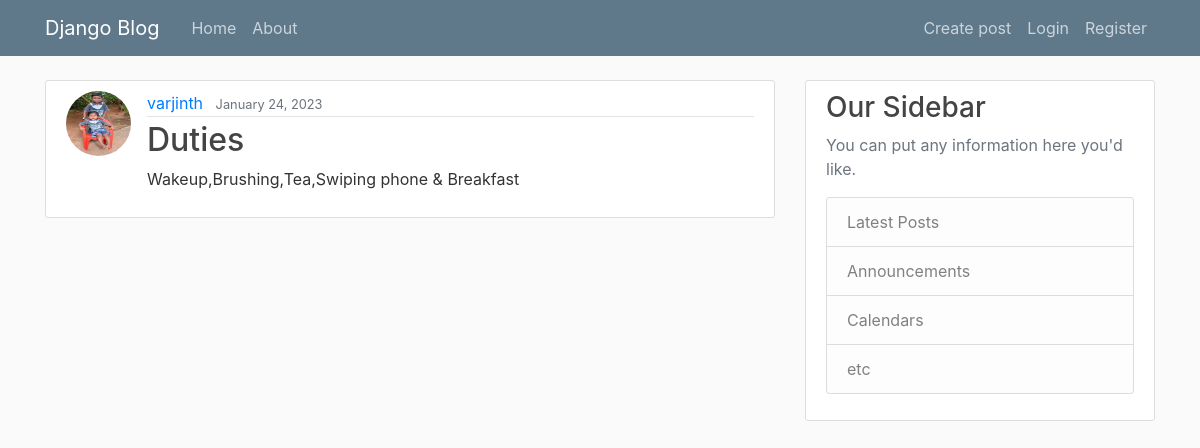
The app's page /post/1/ with its own data.
### user/models.py (models this page shows, shortened)
class Post(models.Model):
    title=models.CharField(max_length=100)
    content=models.TextField()
    date_posted= models.DateTimeField(default=timezone.now)
    author= models.ForeignKey(User, on_delete=models.CASCADE)

### others/models.py (models this page shows, shortened)
class Profile(models.Model):
    user= models.OneToOneField(User, on_delete=models.CASCADE)
    image= models.ImageField(default="default.jpg", upload_to="profile_pics")

### user/views.py (the view)
# urls.py: path('post/<int:pk>/', PostDetailView.as_view(), name='Post-detail'),
class PostDetailView(DetailView):
    model=Post
    template_name="user/post_detail.html"

### user/templates/user/post_detail.html (shortened to what this page needs)
{% extends "user/base.html" %}
{% block content %}
        <article class="media content-section">
          <img class="rounded-circle article-img" src="{{ object.author.profile.image.url }}">
          <div class="media-body">
            <div class="article-metadata">
              <a class="mr-2" href="{% url 'User-post' object.author.username %}">{{ object.author }}</a>
              <small class="text-muted">{{ object.date_posted|date:"F d, Y" }}</small>
            </div>
            <h2 class="article-title"> {{ object.title }}</h2>
            <p class="article-content">{{ object.content }}</p>
          </div>
        </article>
{% endblock content %}

### user/static/user/main.css (style rules this page uses)
body { background: #fafafa; color: #333333; margin-top: 5rem; }
h1, h2, h3, h4, h5, h6 { color: #444444; }
.content-section { background: #ffffff; padding: 10px 20px; border: 1px solid #dddddd; border-radius: 3px; margin-bottom: 20px; }
.article-title { color: #444444; }
.article-content { white-space: pre-line; }
.article-img { height: 65px; width: 65px; margin-right: 16px; }
.article-metadata { padding-bottom: 1px; margin-bottom: 4px; border-bottom: 1px solid #e3e3e3 }

### records on screen
Post: author.profile.image (picture), author "varjinth", date_posted "January 24, 2023", title "Duties", content "Wakeup,Brushing,Tea,Swiping phone & Breakfast"
